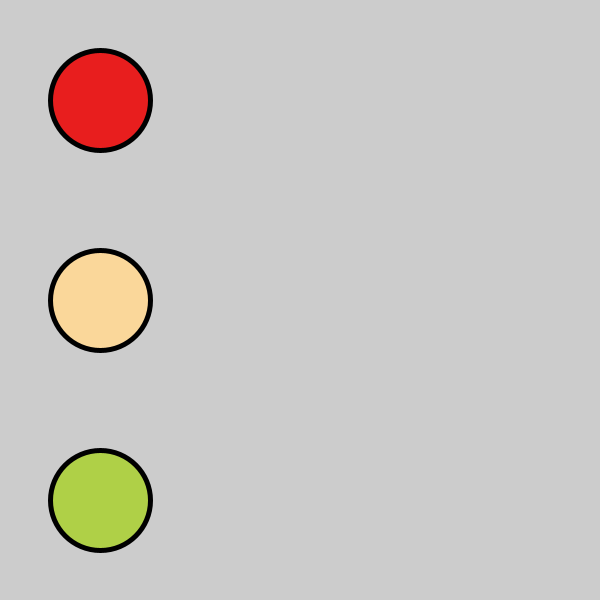
Frame 1 (no input)
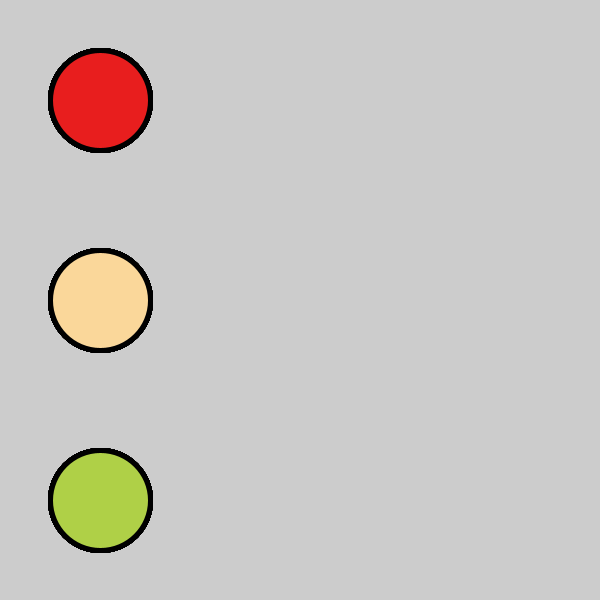
Frame 60 (the mouse pressed at the canvas centre just before this capture)
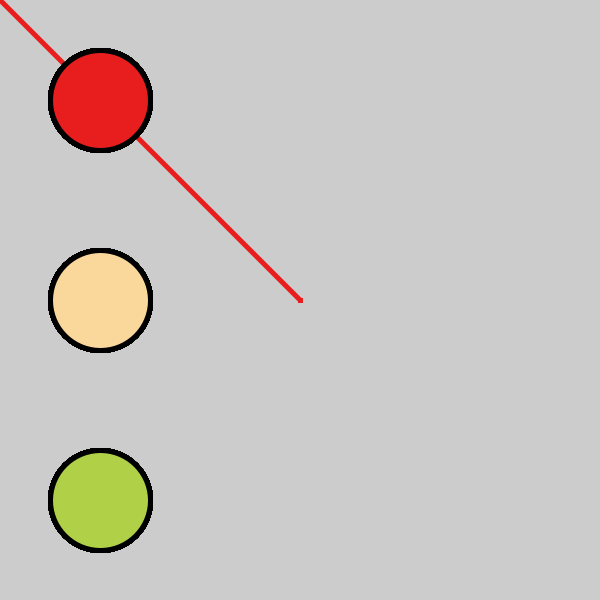
Frame 120 (the mouse held since frame 60 and released just before this capture)

The Processing sketch that drew these frames (run headless with seeded random() and noise(); from frame 60 on, the mouse is pressed at the canvas centre):

// Processing sketch: drawing_project_pde
// ── drawing_project_pde.pde
color orange = #E81E1E;

color creme  = color(250,215,154);

color green  = #AFD047;

color drawingColor = orange;



void setup() {

  size(600, 600);

}



void draw() {

  println(mouseX, mouseY);



  //drawing color buttons

  strokeWeight(5);

  stroke(0);

  fill(orange);

  ellipse(100, 100, 100, 100);

  

  fill(creme);

  ellipse(100, 300, 100, 100);

  

  fill(green);

  ellipse(100, 500, 100, 100);

  





  //drawing line on the canvas

  strokeWeight(5);

  stroke(drawingColor);

  if (mousePressed) {

    line(mouseX, mouseY, pmouseX, pmouseY);

  }

}



void mouseReleased() {

  

  if ( dist(100, 100, mouseX, mouseY) <= 50) {

    drawingColor = orange;

  }

  

  if ( dist(100, 300, mouseX, mouseY) <= 50) {

    drawingColor = creme;

  }

  

  if ( dist(100, 500, mouseX, mouseY) <= 50) {

     drawingColor = green; 

  }

  

}
